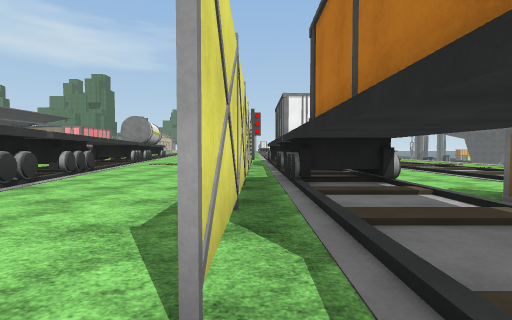
[1] (above)

24 first-person views from a walk through a scene from a Unity 3-D project. The camera is 1.3 m above the floor, tilts 2° down and sees 85° across. The floor is counted in squares, 2 m on a side. Each view is taken from the middle of a square. On the plan, view 1 faces up. The plan holds only what a view shows up to about 9 squares ahead; the rest is blank. The place goes on beyond the plan. The player character is not drawn. Surface patterns are stand-ins for the level's own textures.

[2]
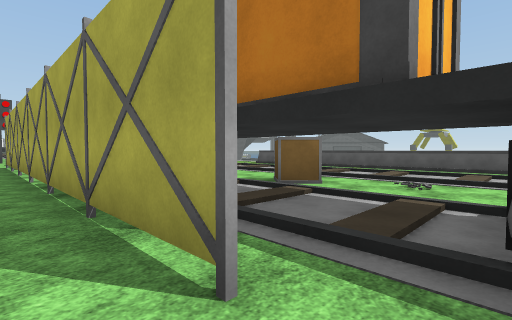

[3]
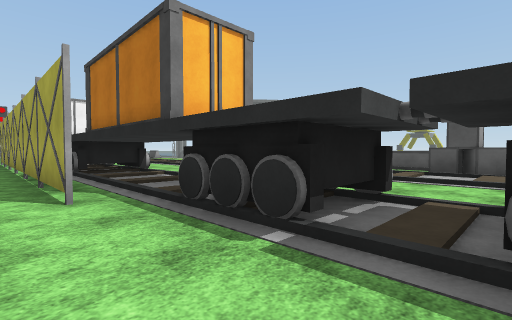

[4]
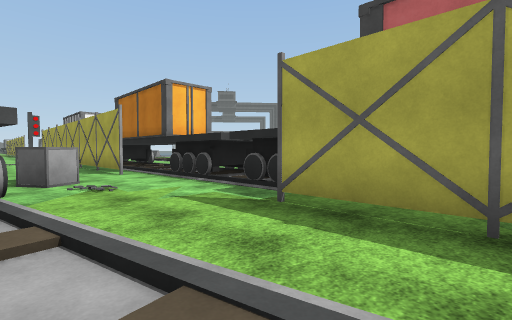

[5]
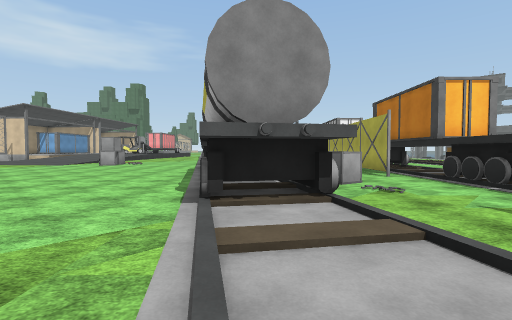

[6]
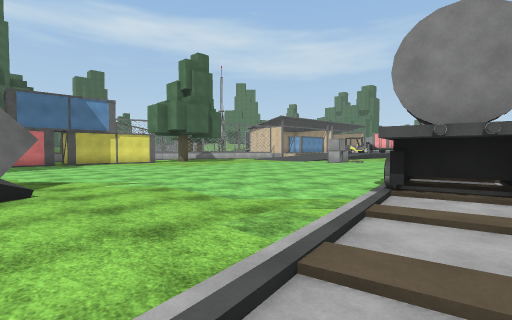

[7]
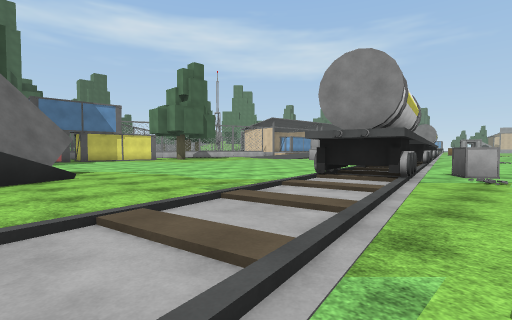

[8]
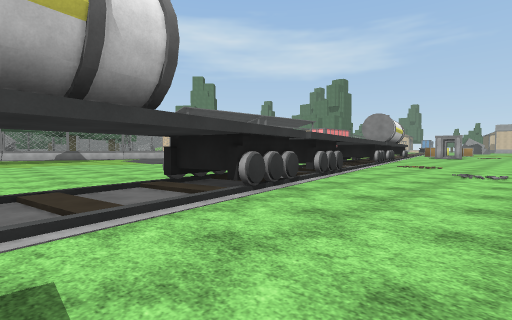

[9]
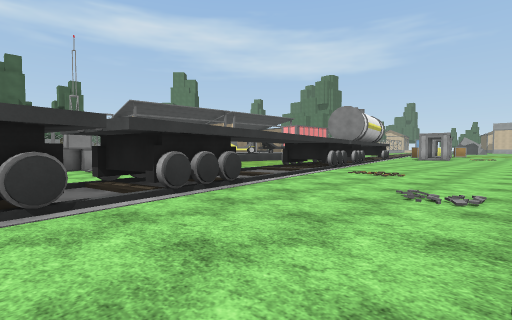

[10]
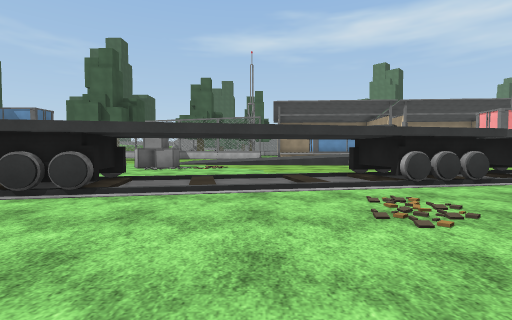

[11]
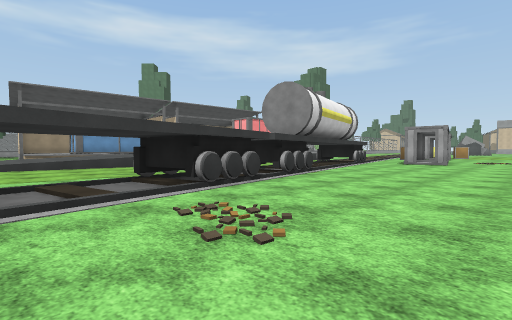

[12]
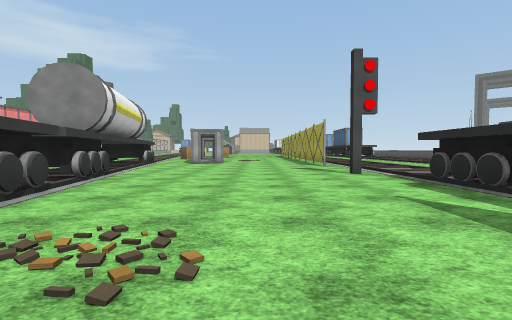

[13]
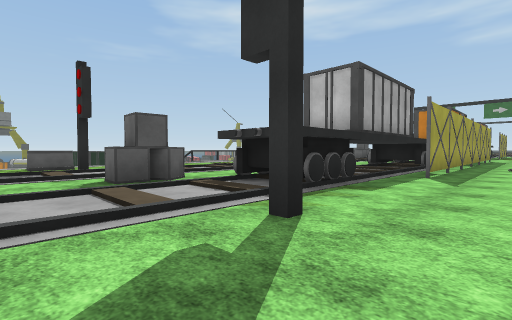

[14]
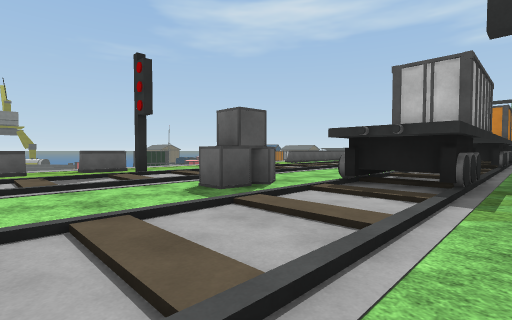

[15]
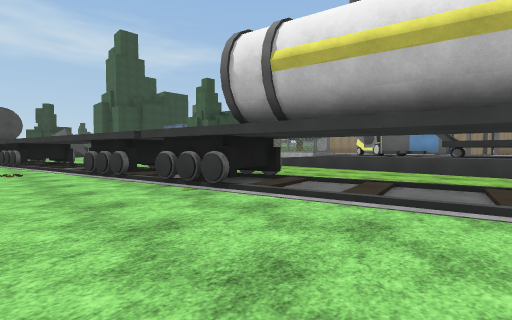

[16]
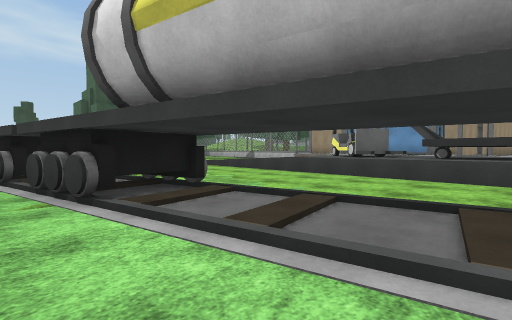

[17]
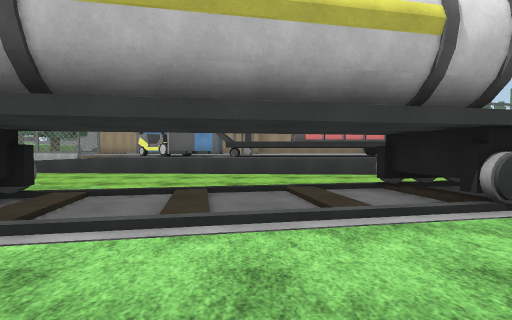

[18]
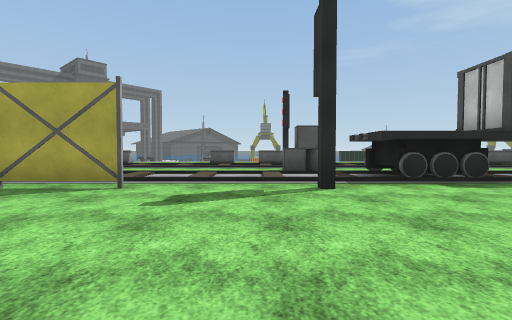

[19]
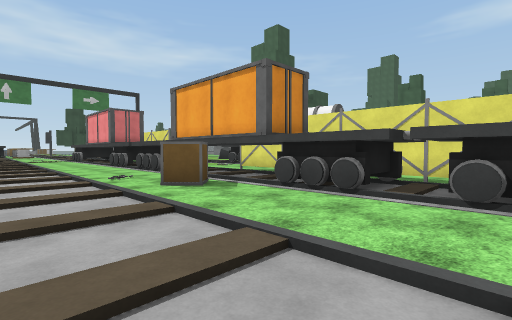

[20]
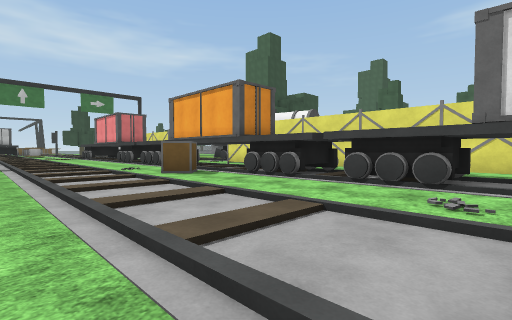

[21]
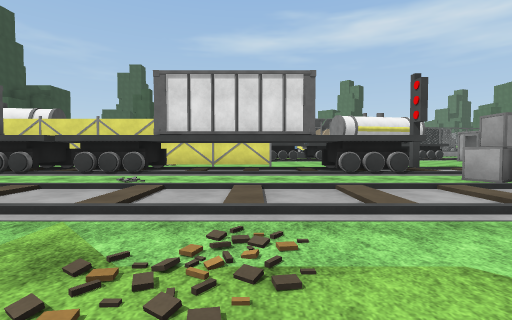

[22]
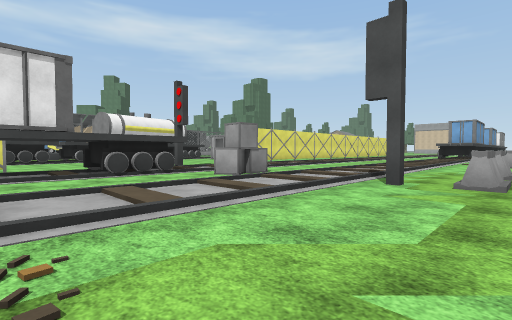

[23]
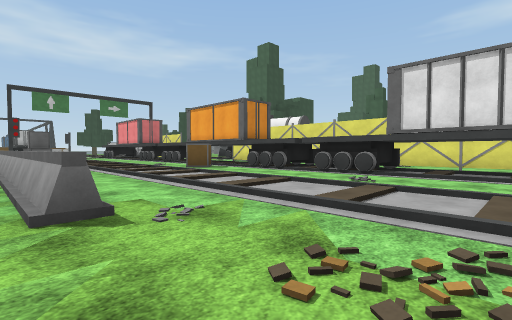

[24]
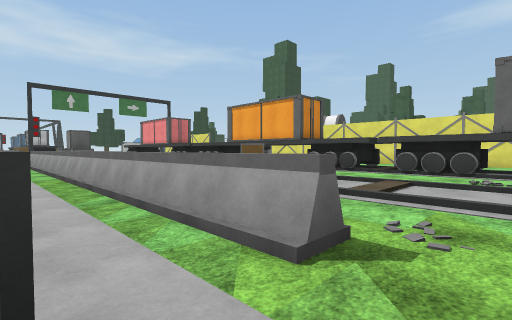

### Floor plan
Key: @ floor where view 1 was taken; # wall or solid block; x gap in a wall; . main floor; : floor 0.25 m higher than the main floor; + floor 1 m higher than the main floor; - floor 5.5 m lower than the main floor; / step, stairs or slope; = window, fence, low wall or low ledge; ^ raised ledge; T thing the floor can be seen under or through; O other object.
Columns run from 18 left of view 1 to 11 right of it. Each row starts with its distance up from view 1.
 23     #+...##.    ..O//    /.
 22     ^+.. ::......../...../.=
 21 O+^ ^+... .........//...//.x.-
 20   +O^+... .........//...//.x.-
 19    +++... ........#/..O../#=.
 18    OO/....#O.......//.O.//...
 17   OO /....##.......##..../...
 16      =.... #.......##...//...
 15        ... #.......##..../...
 14        ...TT#......   .../...
 13       ....T  .....O   ..//...
 12       .....  .....O   .../...
 11        ...   .....O   ..//....
 10         ..   .....O##..../.#.#
  9         ...  T....O##O..//.=.
  8        O...TTO....O##..../.=.-
  7       OO... ##....O##..../.=.-
  6           . ##....O##...//.=.
  5          ...##....O##..../.=.
  4         ....###...O ..O.//.=.
  3        .....   ...O ..O.//.=.
  2        ....... ...O ...../.=.
  1        ...........O :...// =.
  0        ......::# .@T ..../ =.
 -1         ...... #O..# O..//O#
 -2         .....O O...##...//O
 -3        .......O#...# ..../
 -4       ........./...#
 -5      .........//..O
 -6     ..........///.O
 -7     .........././.O
 -8         ###...///.O
 -9          #  ..../.

Positions as (right, up) in squares from view 1, and headings:
1: (0, 0), facing up
2: (-1, 0), facing up-right
3: (-1, -3), facing up-right
4: (-3, -7), facing up-right
5: (-4, -7), facing up
6: (-3, -8), facing up-left
7: (-1, -9), facing up-left
8: (-1, 1), facing up-left
9: (-1, 5), facing up-left
10: (-1, 11), facing left
11: (-2, 11), facing up-left
12: (-3, 11), facing up
13: (-2, 21), facing down-right
14: (0, 22), facing down-right
15: (-4, 22), facing down-left
16: (-6, 22), facing down-left
17: (-5, 21), facing left
18: (-5, 20), facing right
19: (7, 9), facing down-left
20: (8, 11), facing down-left
21: (10, 13), facing left
22: (10, 13), facing up-left
23: (10, 13), facing down-left
24: (11, 11), facing down-left
